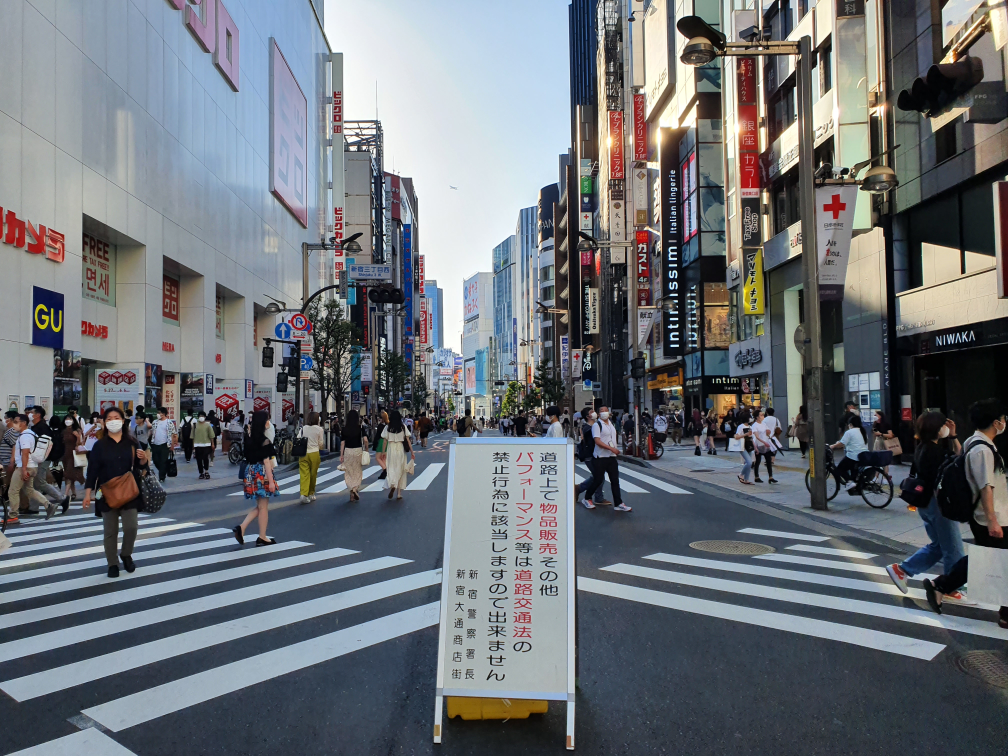
#> input picture assets/images/pedestrian-street-shinjuku.jpg, 4032 x 3024 px (shown at 1/4 size)
$ python -i preprocessing.py   (imports and definitions only)
#> lines starting #> are read from the running program, lines starting #| are printed output that depends on the picture
#> further down, picture is the input picture: shape (3024, 4032, 3); mean B, G, R 118.9, 113.1, 108.1
from __future__ import annotations

import cv2
import numpy as np

from .config import MIN_BLOB, PROC_WIDTH


def resize_for_processing(frame: np.ndarray, target_width: int = PROC_WIDTH) -> np.ndarray:
    if target_width <= 0 or frame.shape[1] <= target_width:
        return frame.copy()
    scale = target_width / frame.shape[1]
    target_height = int(round(frame.shape[0] * scale))
    return cv2.resize(frame, (target_width, target_height), interpolation=cv2.INTER_AREA)


def enhance(frame: np.ndarray) -> np.ndarray:
    lab = cv2.cvtColor(frame, cv2.COLOR_BGR2LAB)
#> lab: shape (3024, 4032, 3); mean of channels 0, 1, 2 117.9, 128, 124.4
    l_channel, a_channel, b_channel = cv2.split(lab)
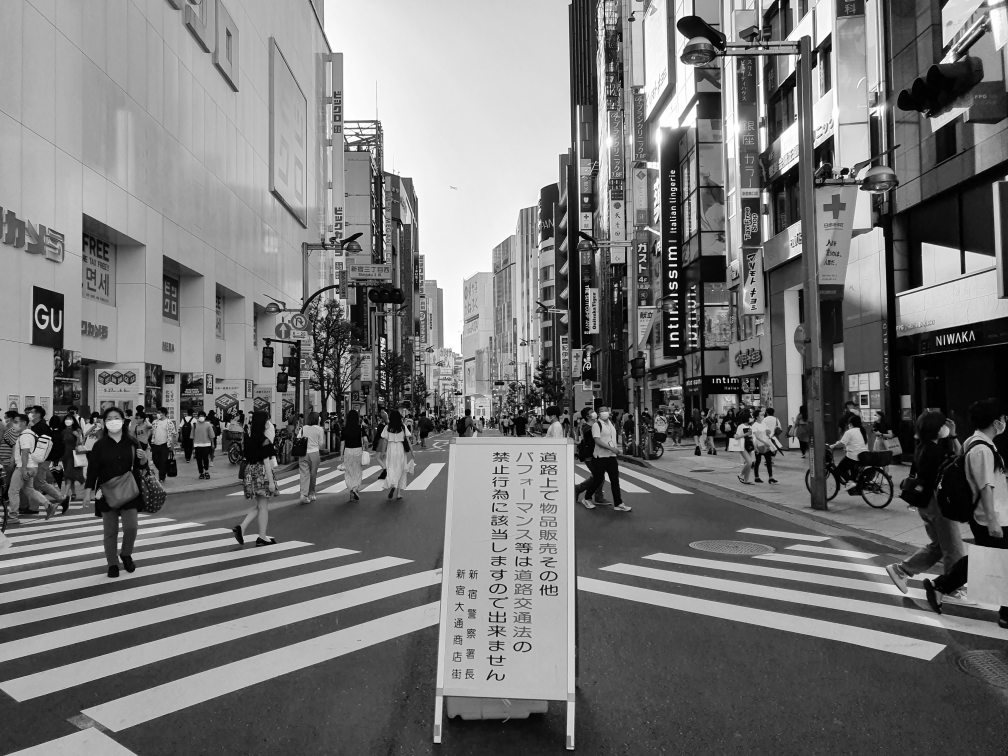
#> l_channel: shape (3024, 4032) (shown at 1/4 size); min 0, max 255, mean 117.9
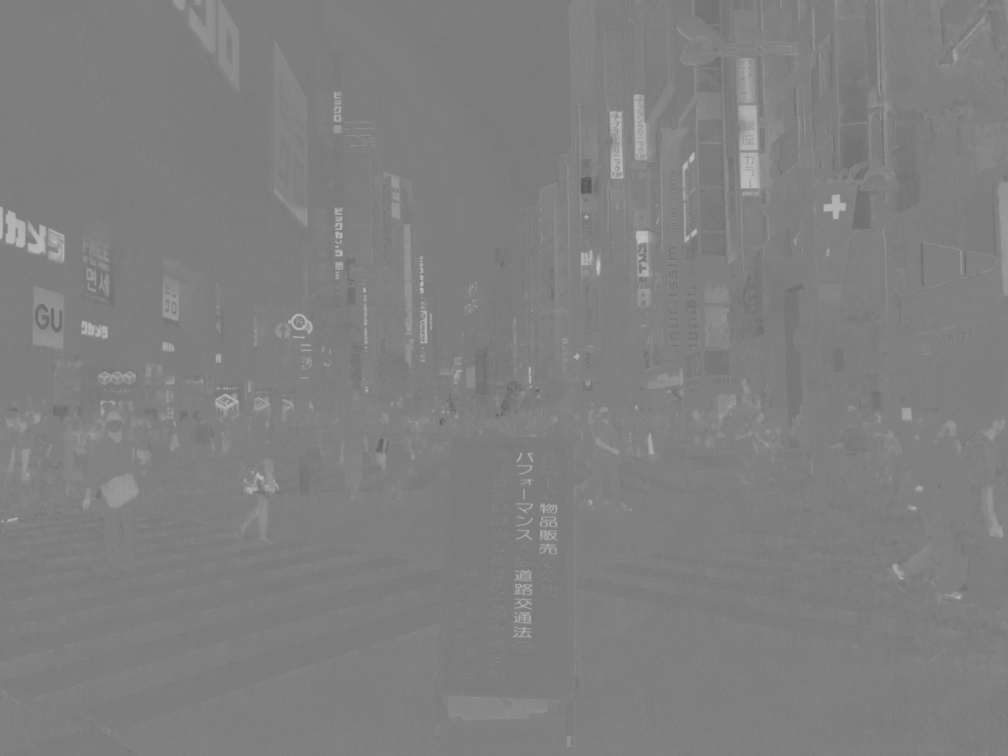
#> a_channel: shape (3024, 4032) (shown at 1/4 size); min 88, max 200, mean 128
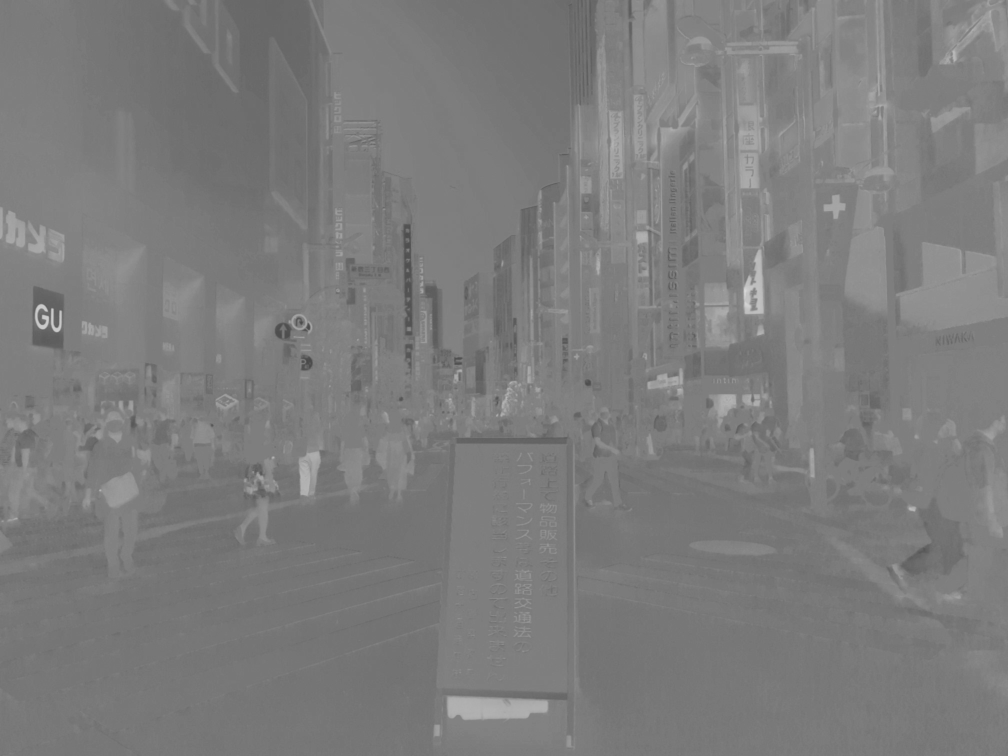
#> b_channel: shape (3024, 4032) (shown at 1/4 size); min 70, max 218, mean 124.4
    l_channel = cv2.createCLAHE(clipLimit=2.0, tileGridSize=(8, 8)).apply(l_channel)
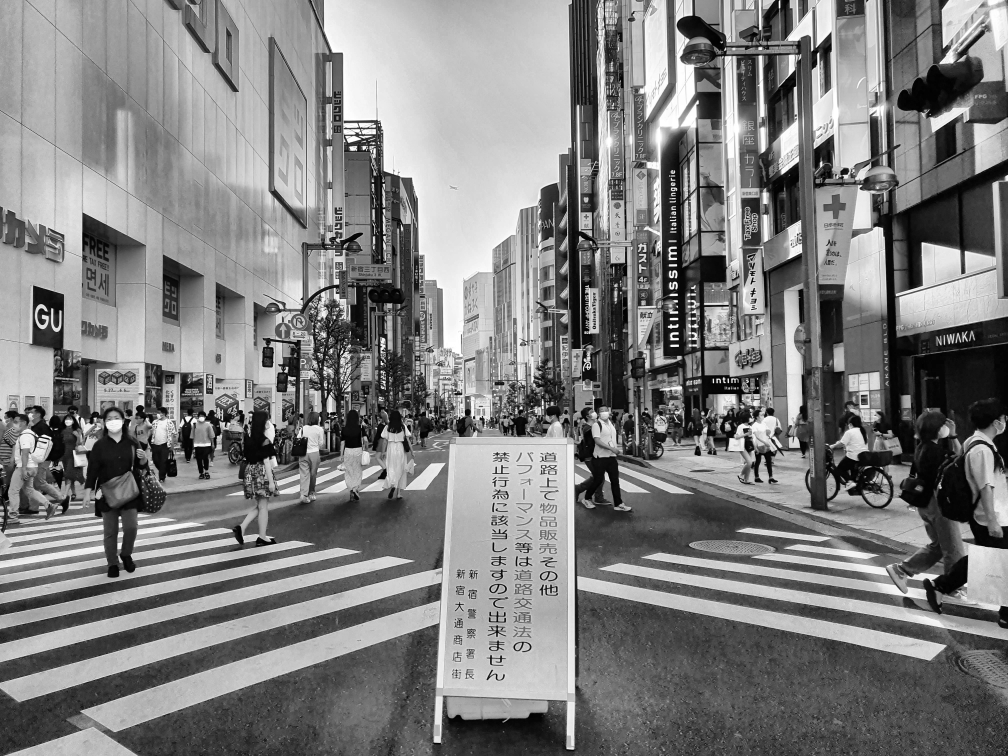
#> l_channel: shape (3024, 4032) (shown at 1/4 size); min 0, max 255, mean 127.2
    enhanced = cv2.cvtColor(cv2.merge([l_channel, a_channel, b_channel]), cv2.COLOR_LAB2BGR)
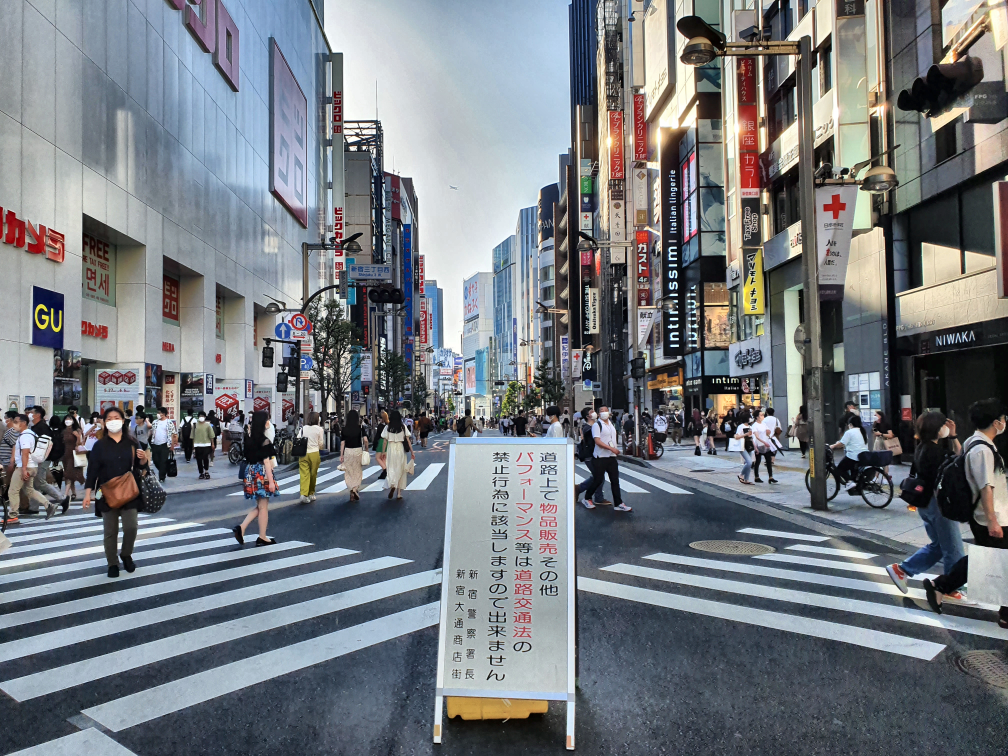
#> enhanced: shape (3024, 4032, 3) (shown at 1/4 size); mean B, G, R 128, 122.3, 117.3
    return cv2.GaussianBlur(enhanced, (3, 3), 0)


def clean_mask(mask: np.ndarray, min_area: int = MIN_BLOB) -> np.ndarray:
    kernel = cv2.getStructuringElement(cv2.MORPH_ELLIPSE, (5, 5))
    cleaned = cv2.morphologyEx(mask, cv2.MORPH_OPEN, kernel, iterations=2)
    cleaned = cv2.morphologyEx(cleaned, cv2.MORPH_CLOSE, kernel, iterations=3)
    cleaned = cv2.dilate(cleaned, kernel, iterations=1)

    component_count, labels, stats, _ = cv2.connectedComponentsWithStats(cleaned)
    output = np.zeros_like(mask)
    for component_index in range(1, component_count):
        if stats[component_index, cv2.CC_STAT_AREA] >= min_area:
            output[labels == component_index] = 255
    return output

>>> import cv2
>>> picture = cv2.imread('../assets/images/pedestrian-street-shinjuku.jpg')
>>> result = enhance(picture)

$ run again, on assets/images/street-crowd.jpg
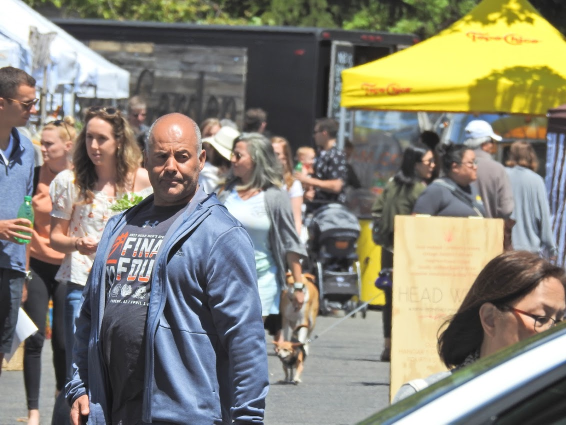
#> input picture assets/images/street-crowd.jpg, 1132 x 849 px (shown at 1/2 size)
#> picture is the input picture: shape (849, 1132, 3); mean B, G, R 120, 132.8, 135.6
#> lab: shape (849, 1132, 3); mean of channels 0, 1, 2 138.9, 128.1, 134.6
#> in enhance, `l_channel, a_channel, b_channel = cv2.split(lab)`:
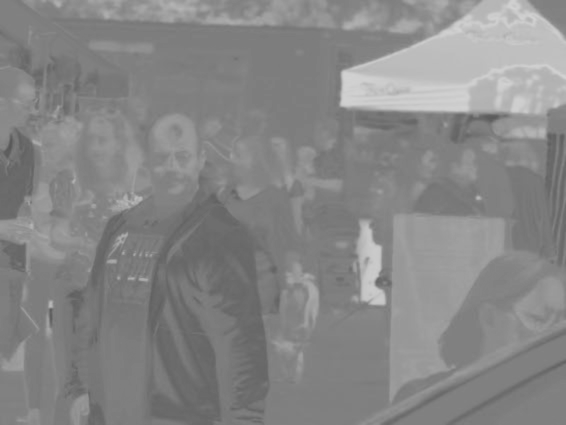
#> b_channel: shape (849, 1132) (shown at 1/2 size); min 86, max 211, mean 134.6
#> in enhance, `enhanced = cv2.cvtColor(cv2.merge([l_channel, a_channel, b_channel]), ..`:
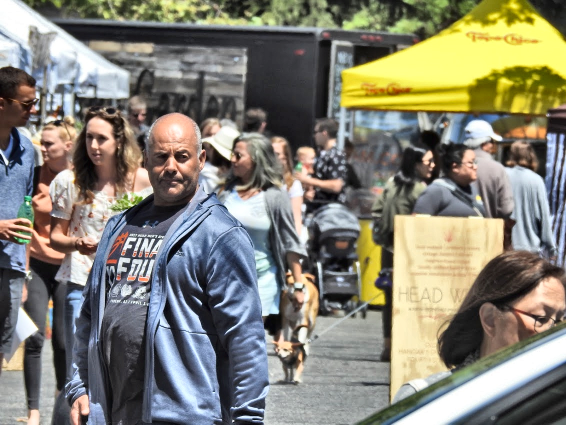
#> enhanced: shape (849, 1132, 3) (shown at 1/2 size); mean B, G, R 117.1, 130, 132.4
